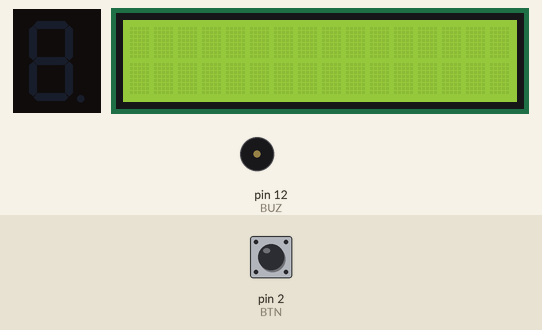
This sketch was run on a simulated Arduino Uno, built with avr-gcc and run on an emulated ATmega328P. Parts: 1-digit seven-segment display, 16×2 character LCD, buzzer (waves = sounding). Wiring (inferred from the names in the program): 1-digit 7-segment display, segments lit when HIGH: segments pin 3, pin 4, pin 5, pin 6, pin 7, pin 8, pin 9, pin 10. The test bench sets the inputs (shaded band); at power-on: pin 2 (BTN) LOW. The segment pins are drawn as the display they are named for; what the sketch prints to the serial monitor is not drawn.

Above: at 1.2 s.
1.3 s: pin 2 (BTN) pulled HIGH for 0.6 s
At 4.8 s:
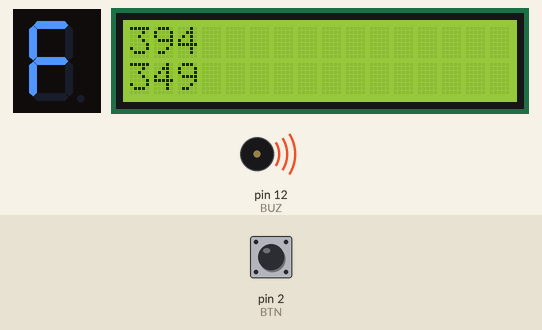
4.9 s: pin 2 (BTN) pulled HIGH for 1 s
At 7.9 s:
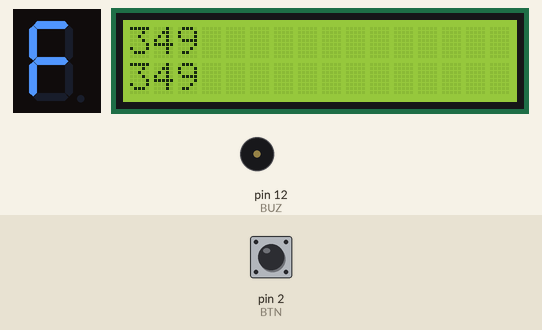
8.5 s: pin 2 (BTN) pulled HIGH for 0.6 s
At 15.0 s:
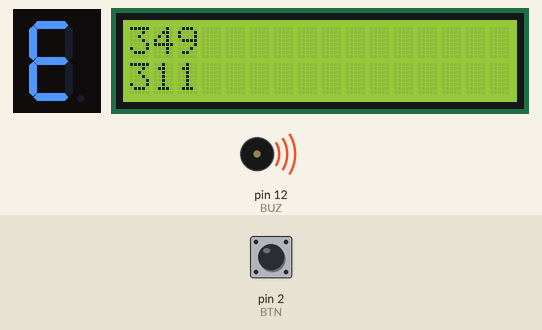
15.1 s: pin 2 (BTN) pulled HIGH for 3.2 s
At 18.4 s:
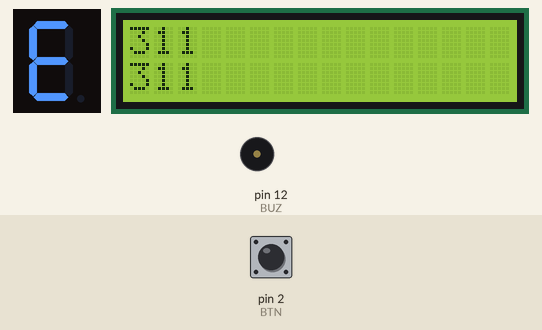
19.8 s: pin 2 (BTN) pulled HIGH for 0.6 s
At 21.84 s:
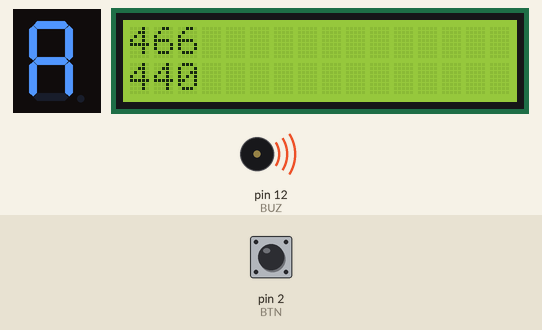
23.4 s: pin 2 (BTN) pulsed HIGH 5 times (0.12 s each, 0.3 s apart)
At 26.1 s:
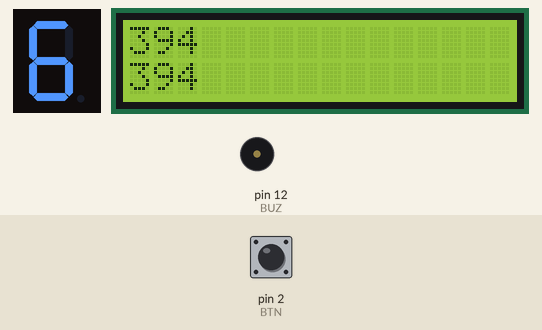
Timing chart, 0 to 27.4 s (numbered marks = the images above; inputs shaded):
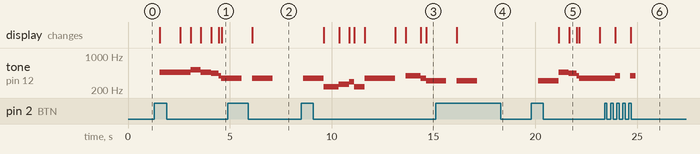

The sketch:

________.ino
```cpp
#include <LiquidCrystal_I2C.h>
//각 음표의 주파수 값을 저장
#define NoteA 440
#define NoteB 493
#define NoteC 262
#define NoteD 295
#define NoteE 330
#define NoteF 349
#define NoteG 394
#define NoteHC 523
#define NoteHD 587
#define NoteHE 659
#define NoteBf 466
#define NoteEf 311
#define NoteHEf 622
#define NoteLBf 233

const int BUZ=12;
const int BTN=2;
//7segment
const int APIN1=3;
const int APIN2=4;
const int APIN3=5;
const int APIN4=6;
const int APIN5=7;
const int APIN6=8;
const int APIN7=9;
const int APIN8=10;


LiquidCrystal_I2C lcd(0x3F,16,2);
//각 음표의 박자를 배열로 담아둠 4분음표 4박
int beat[]={8,4,4,
4,3,1,8,
6,4,2,4,
12,4,
6,2,8,
4,3,1,8,
6,2,4,4,
12,4,
8,4,4,
4,4,8,
8,4,4,
4,4,4,3,1,
8,2,2,2,2,
8,4,4,
8,4,4,
12,4,
3,1,2,2,8,
3,1,2,2,8,
6,2,4,4,
12,4,
8,2,2,2,2,
12,3,1,
6,2,4,4,
12,4};
//각 위치의 멜로디를 배열로 담아둠
int melody[]= {
  NoteBf,NoteBf,NoteHC,NoteBf,NoteA,NoteG,NoteF,NoteLBf,NoteC,NoteD,NoteLBf,NoteF,0,
  NoteG,NoteF,NoteEf,NoteBf,NoteA,NoteG,NoteF,NoteF,NoteG,NoteA,NoteB,NoteHC,NoteF,
  NoteHD,NoteHD,NoteHC,NoteBf,NoteA,NoteG,NoteHC,NoteHC,NoteBf,NoteA,NoteG,NoteF,NoteD,NoteC,
  NoteLBf,0,NoteBf,NoteBf,NoteA,NoteG,0,NoteG,NoteF,NoteG,NoteA,NoteBf,0,
  NoteD,NoteEf,NoteF,0,NoteF,NoteEf,NoteF,NoteG,0,NoteG,NoteF,NoteBf,NoteBf,NoteHC,NoteHD,NoteHD,
  NoteHD,NoteHD,NoteHD,NoteHC,NoteHD,NoteHEf,NoteHEf,NoteHEf,NoteF,NoteG,NoteA,NoteHC,NoteBf,0
};
//7segment를 위한 light값
void LightG(){
  digitalWrite(APIN1,HIGH);
  digitalWrite(APIN2,LOW);
  digitalWrite(APIN3,HIGH);
  digitalWrite(APIN4,HIGH);
  digitalWrite(APIN5,HIGH);
  digitalWrite(APIN6,HIGH);
  digitalWrite(APIN7,HIGH);
  digitalWrite(APIN8,LOW);

}
void LightF(){
  digitalWrite(APIN1,HIGH);
  digitalWrite(APIN2,LOW);
  digitalWrite(APIN3,LOW);
  digitalWrite(APIN4,LOW);
  digitalWrite(APIN5,HIGH);
  digitalWrite(APIN6,HIGH);
  digitalWrite(APIN7,HIGH);
  digitalWrite(APIN8,LOW);

}

void LightE(int f){
  digitalWrite(APIN1,HIGH);
  digitalWrite(APIN2,LOW);
  digitalWrite(APIN3,LOW);
  digitalWrite(APIN4,HIGH);
  digitalWrite(APIN5,HIGH);
  digitalWrite(APIN6,HIGH);
  digitalWrite(APIN7,HIGH);
  if(f==0)
    digitalWrite(APIN8,LOW);
  else
    digitalWrite(APIN8,HIGH);
}

void LightD(){
  digitalWrite(APIN1,LOW);
  digitalWrite(APIN2,HIGH);
  digitalWrite(APIN3,HIGH);
  digitalWrite(APIN4,HIGH);
  digitalWrite(APIN5,HIGH);
  digitalWrite(APIN6,LOW);
  digitalWrite(APIN7,HIGH);
  digitalWrite(APIN8,LOW);
}

void LightC(){
  digitalWrite(APIN1,LOW);
  digitalWrite(APIN2,LOW);
  digitalWrite(APIN3,LOW);
  digitalWrite(APIN4,HIGH);
  digitalWrite(APIN5,HIGH);
  digitalWrite(APIN6,LOW);
  digitalWrite(APIN7,HIGH);
  digitalWrite(APIN8,LOW);
}


void LightB(int f){
  digitalWrite(APIN1,LOW);
  digitalWrite(APIN2,LOW);
  digitalWrite(APIN3,HIGH);
  digitalWrite(APIN4,HIGH);
  digitalWrite(APIN5,HIGH);
  digitalWrite(APIN6,HIGH);
  digitalWrite(APIN7,HIGH);
  if(f==0)
    digitalWrite(APIN8,LOW);
  else
    digitalWrite(APIN8,HIGH);
}

void LightA(){
  digitalWrite(APIN1,HIGH);
  digitalWrite(APIN2,HIGH);
  digitalWrite(APIN3,HIGH);
  digitalWrite(APIN4,LOW);
  digitalWrite(APIN5,HIGH);
  digitalWrite(APIN6,HIGH);
  digitalWrite(APIN7,HIGH);
  digitalWrite(APIN8,LOW);
}

void LightClear(){
  digitalWrite(APIN1,LOW);
  digitalWrite(APIN2,LOW);
  digitalWrite(APIN3,LOW);
  digitalWrite(APIN4,LOW);
  digitalWrite(APIN5,LOW);
  digitalWrite(APIN6,LOW);
  digitalWrite(APIN7,LOW);
  digitalWrite(APIN8,LOW);
}
//쉼표일 경우 사용
void rest(int len)
{
  delay(len);
}


void setup(){
  Serial.begin(115200);
  pinMode(BTN,INPUT);
  pinMode(APIN1,OUTPUT);
  pinMode(APIN2,OUTPUT);
  pinMode(APIN3,OUTPUT);
  pinMode(APIN4,OUTPUT);
  pinMode(APIN5,OUTPUT);
  pinMode(APIN6,OUTPUT);
  pinMode(APIN7,OUTPUT);
  pinMode(APIN8,OUTPUT);
  lcd.init();
  lcd.backlight();
  attachInterrupt(digitalPinToInterrupt(BTN),buttonPressed,RISING);
  Serial.println("setup");

}
int row=0;
//음 하나를 실행하는 함수 input으로 음의 주파수와 길이를 넣으면 음발생+7segment표현+lcd에 주파수 표시
void pressed_note(int len,int node){
  Serial.println("In pressed_note\n");
  Serial.println(node);
  Serial.println(len);
  //쉼표인 경우 아무것도 표시하지 않음
  if (node==0)
  {
    LightClear();
    rest(len*125);
  }
  else
  {
    tone(BUZ,node);
    lcd.setCursor(0,(++row%2));
    lcd.print((String)node);
    if(node==NoteA)
      LightA();
    else if(node==NoteB)
      LightB(0);
    else if(node==NoteBf)
      LightB(1);
    else if(node==NoteC)
      LightC();
    else if(node==NoteD)
      LightD();
    else if(node==NoteE)
      LightE(0);
    else if(node==NoteEf)
      LightE(0);
    else if(node==NoteF)
      LightF();
    else if(node==NoteHC)
      LightC();
    else if(node==NoteHD)
      LightD();
    else if(node==NoteHE)
      LightE(0);
    else if(node==NoteHEf)
      LightE(1);
    else if(node==NoteLBf)
      LightB(1);
    else if(node==NoteG)
      LightG();
  delay(len*125);
  noTone(BUZ);

  }

}
bool button_state=false;
bool button_state_changed=false;
//버튼이 눌렸을 때 정지하기 위해 flag 값 대입해주는 함수
void buttonPressed(){
  button_state=(button_state==false)?true:false;
  button_state_changed=true;
  if(button_state)
    Serial.println("button state is true");
  else
    Serial.println("button state is false");

}
int state=0;
void loop(){
  int userInput = digitalRead(BTN);
  //Serial.println(userInput);
  delay(500);
    if(button_state_changed){
      button_state_changed=false;

      for(int i=state;i<(sizeof(melody)/sizeof(int));i++)
      {
          Serial.println(i);
          //Serial.println(melody[i]);
          pressed_note(beat[i],melody[i]);

          //버튼이 눌려 button_state값이 false가 되는 경우 break와 동시에 현재까지의 값을 state에 저장
          if(button_state==false)
          {
            state=i;
            break;
          }

      }
    }

}
```

Measured:
- after the input at 1.3 s, tone on pin 12 (BUZ): plays 466 Hz for 1.5 s, 523 Hz for 0.50 s, 466 Hz for 0.50 s, 440 Hz for 0.38 s, 394 Hz for 0.13 s, 349 Hz for 0.31 s, starting after 0.26 s; the display: first changes after 0.27 s (image 1 shows a later state)
- after the input at 8.5 s, tone on pin 12 (BUZ): plays 349 Hz for 1.0 s, 233 Hz for 0.75 s, 262 Hz for 0.50 s, 295 Hz for 0.25 s, 233 Hz for 0.50 s, 349 Hz for 1.5 s … (9 notes in this stretch), starting after 0.10 s; the display: first changes after 1.1 s (image 3 shows a later state)
- after the input at 19.8 s, tone on pin 12 (BUZ): plays 311 Hz for 1.0 s, 466 Hz for 0.50 s, 440 Hz for 0.38 s, 394 Hz for 0.13 s, 349 Hz for 1.2 s, starting after 0.34 s; the display: first changes after 1.4 s (image 5 shows a later state)
